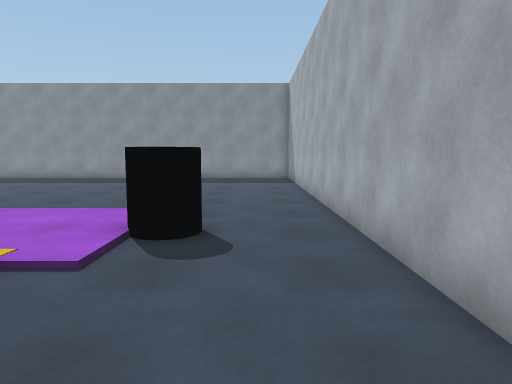
View 1 (above)

22 first-person views from a walk through a 3-D level made in the Unity game engine. The camera is 1.3 m above the floor, tilts 6° down and sees 70° across. The floor is counted in squares, 1 m on a side. Each view is taken from the middle of a square. On the plan, view 1 faces up. The plan holds only what a view shows up to about 15 squares ahead; the rest is blank. The place goes on beyond the plan. The player character is not drawn.

View 2
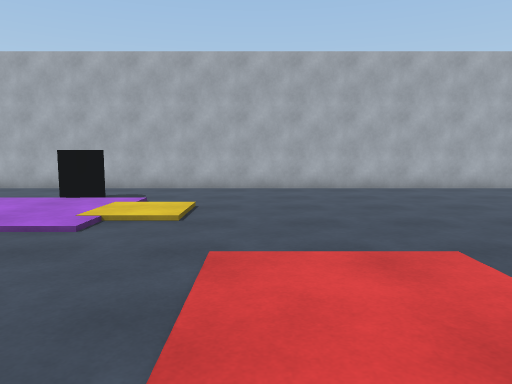

View 3
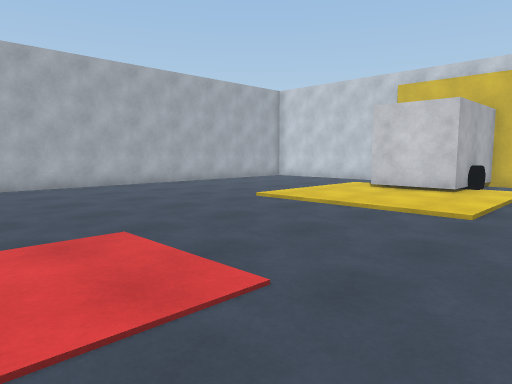

View 4
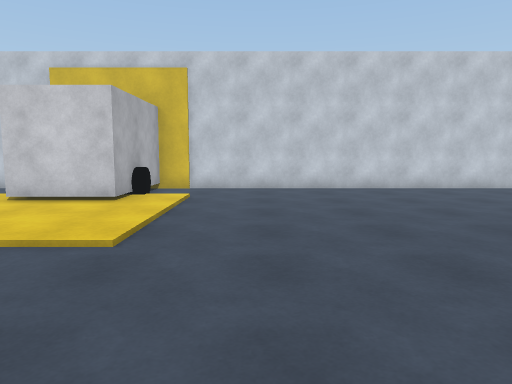

View 5
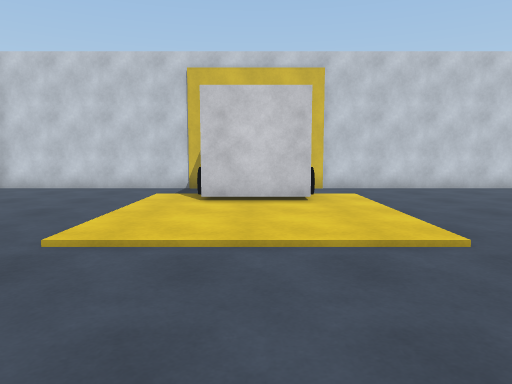

View 6
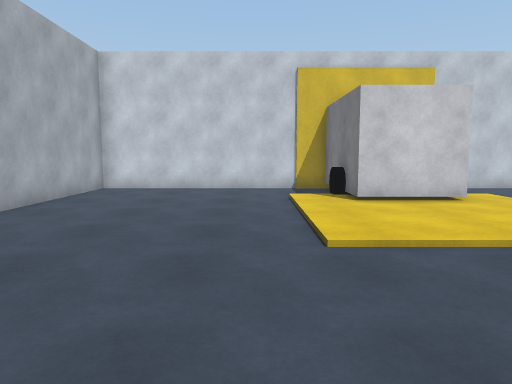

View 7
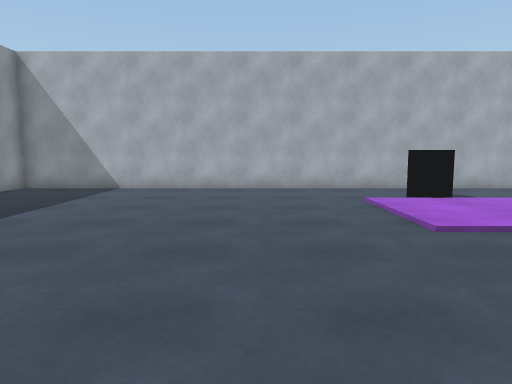

View 8
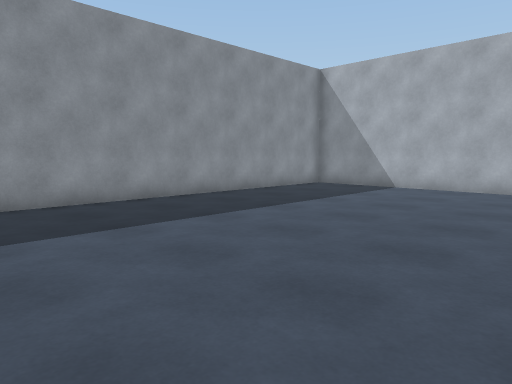

View 9
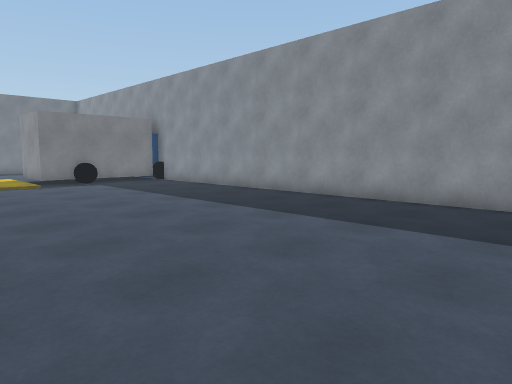

View 10
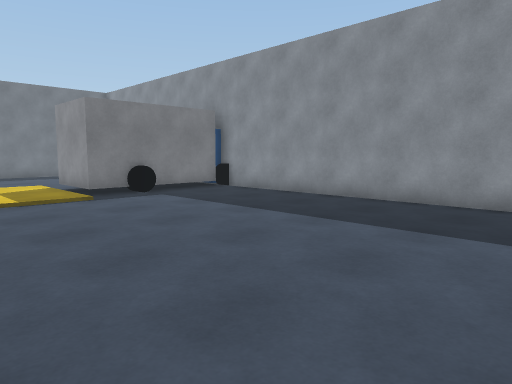

View 11
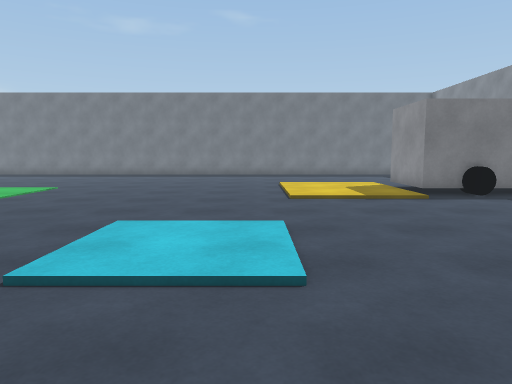

View 12
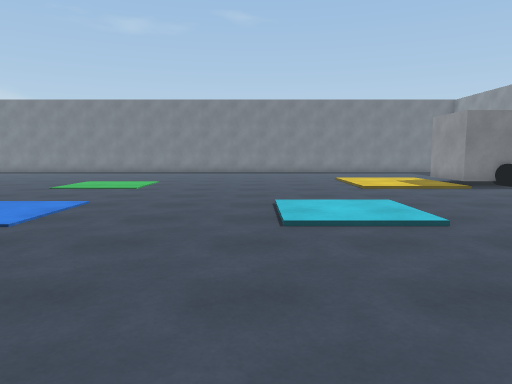

View 13
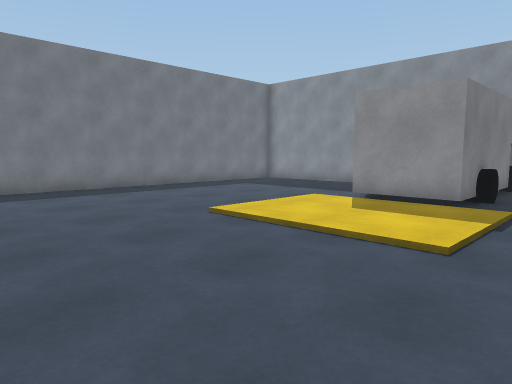

View 14
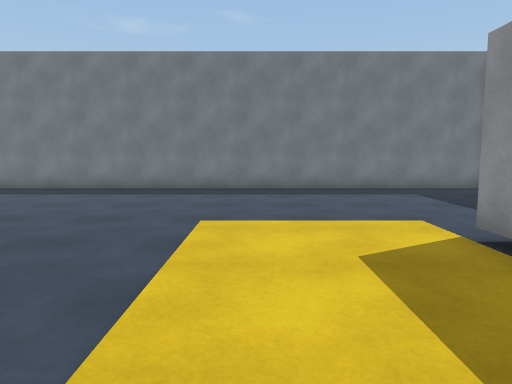

View 15
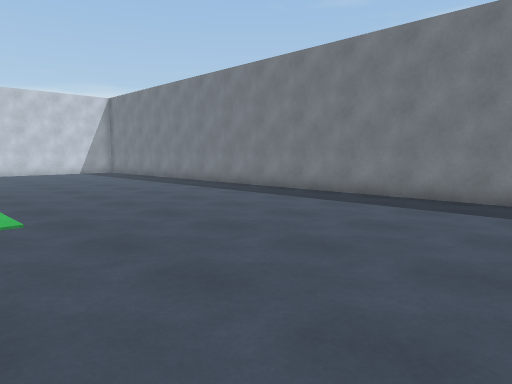

View 16
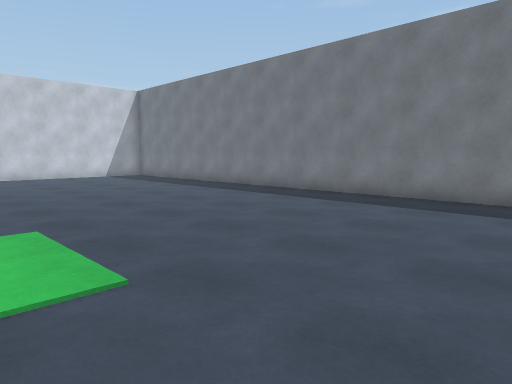

View 17
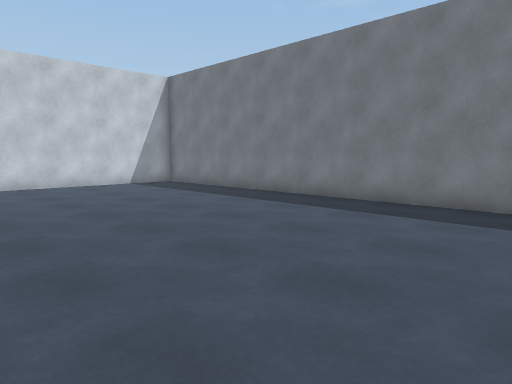

View 18
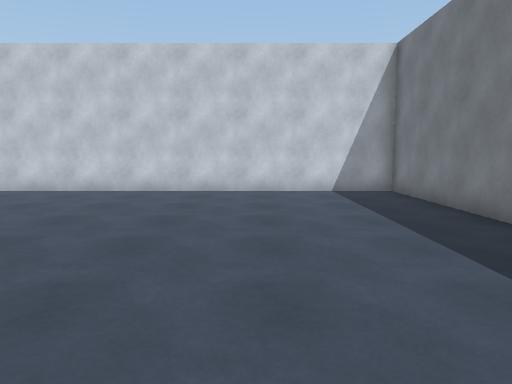

View 19
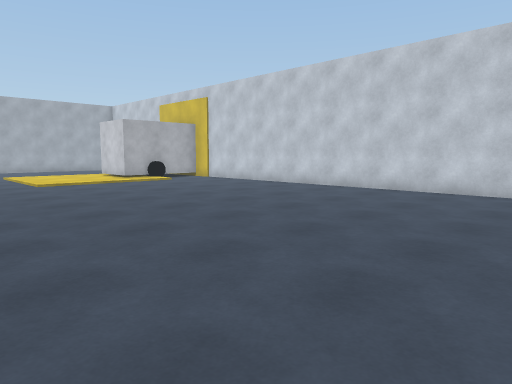

View 20
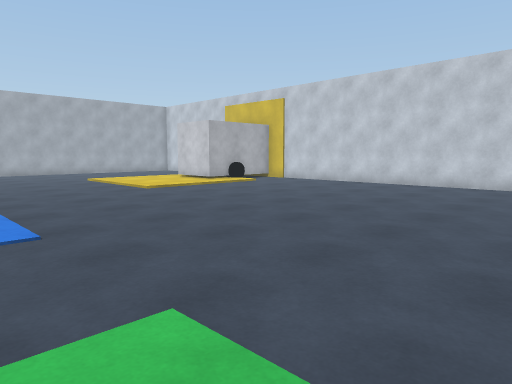

View 21
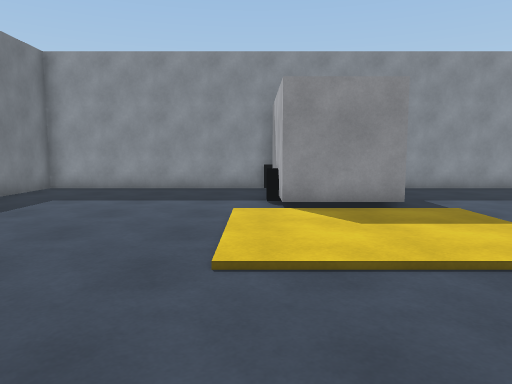

View 22
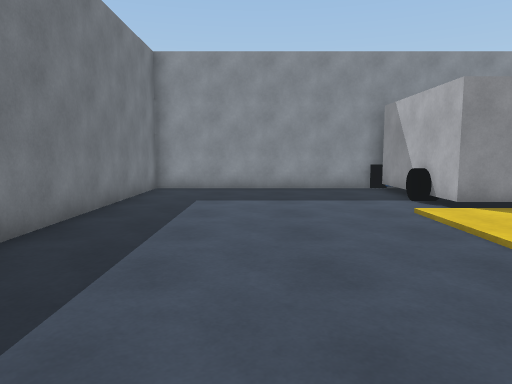

### Floor plan
Points are (right, up) in squares from view 1. A wall is a line through its corners. A room is listed if a view was taken in it or the views show most of it. See-through windows are left out.
Room 1 (views 1, 2, 3, 4, 5, 6, 7, 8, 9, 10, 11, 12, 13, 14, 15, 16, 17, 18, 19, 20, 21, 22)
walls: (-22.6, 19.4) (-22.6, 14.3) (-25.4, 14.3) (-25.4, 19.4); (-25.1, 19.8) (-33.8, 19.8) (-33.8, -15.8) (-9.4, -15.8) (-9.4, -11.3) (-6.6, -11.3) (-6.6, -15.8) (1.8, -15.8) (1.8, 19.8) (-22.8, 19.8)
objects: other object (-26, 16) to (-25, 16); other object (-23, 16) to (-22, 16); other object (-10, -13) to (-9, -13); other object (-7, -13) to (-6, -13); other object (-2, 6) to (-1, 6)

Where each view was taken, in squares from view 1:
view 1: 0 up, 0 right, facing up
view 2: 1 up, 12 left, facing right
view 3: 1 up, 13 left, facing down-right
view 4: 2 down, 13 left, facing down
view 5: 2 down, 8 left, facing down
view 6: 2 down, 4 left, facing down
view 7: 11 up, 12 left, facing right
view 8: 10 up, 12 left, facing up-right
view 9: 10 up, 6 left, facing up-left
view 10: 10 up, 11 left, facing up-left
view 11: 9 up, 11 left, facing left
view 12: 6 up, 8 left, facing left
view 13: 5 up, 20 left, facing up-left
view 14: 11 up, 20 left, facing left
view 15: 9 up, 23 left, facing down-left
view 16: 5 up, 23 left, facing down-left
view 17: 0 up, 24 left, facing down-left
view 18: 3 down, 29 left, facing down
view 19: 3 down, 27 left, facing down-right
view 20: 0 up, 24 left, facing down-right
view 21: 6 up, 26 left, facing up
view 22: 6 up, 30 left, facing up
